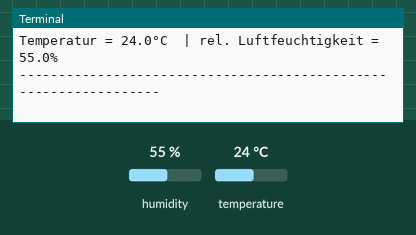
Recording of a program running on a simulated Raspberry Pi (BCM pin numbers). Parts: the last lines printed to the terminal. The inputs (shaded band) are chosen by the test bench; at power-on: humidity 55 %, temperature 24 °C.

Above: at 1.2 s.
1.3 s: humidity set to 22 %
At 4.1 s:
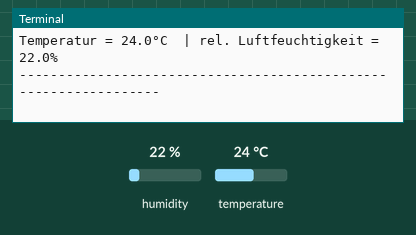
4.7 s: temperature set to 12 °C
At 7.0 s:
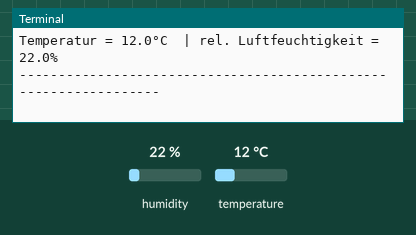
8.1 s: humidity set to 40 %
At 8.7 s:
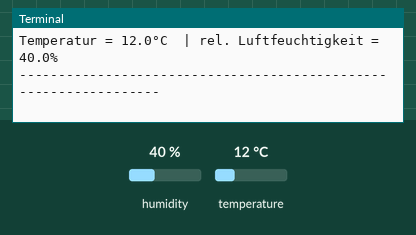
Timing chart, 0 to 11.1 s (numbered marks = the images above; inputs shaded):
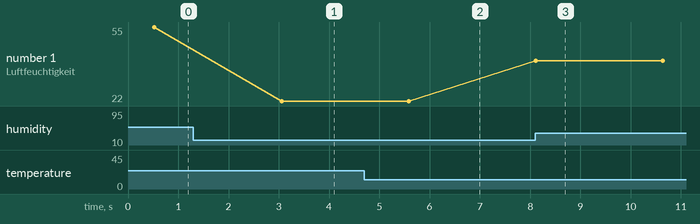

Measured:
- after the input at 1.3 s, the terminal: prints a new line after 1.8 s (image 1)
- after the input at 4.7 s, the terminal: prints a new line after 0.88 s (image 2)
- after the input at 8.1 s, the terminal: prints a new line at once (image 3)
- plotted number 1: 55 → 22 after the input at 1.3 s, 22 → 40 after the input at 8.1 s

The program:

temp-humidity.py
```python
#!/usr/bin/python
# coding=utf-8

# Benoetigte Module werden importiert und eingerichtet
import RPi.GPIO as GPIO
import Adafruit_DHT
import time

sleeptime = 2

# Sensor should be set to Adafruit_DHT.DHT11, Adafruit_DHT.DHT22, or Adafruit_DHT.AM2302.
DHTSensor = Adafruit_DHT.DHT11
#DHTSensor = Adafruit_DHT.AM2302

GPIO_Pin = 15

print('STRG +C to stop')

try:
    while(1):

        Luftfeuchte, Temperatur = Adafruit_DHT.read_retry(DHTSensor, GPIO_Pin)

        print("-----------------------------------------------------------------")
        if Luftfeuchte is not None and Temperatur is not None:
            print('Temperatur = {0:0.1f}°C  | rel. Luftfeuchtigkeit = {1:0.1f}%'.format(Temperatur, Luftfeuchte))
        else:
            print('Fehler beim Auslesen - Bitte warten auf nächsten Versuch!')
        print("-----------------------------------------------------------------")
        time.sleep(sleeptime)
except KeyboardInterrupt:
    GPIO.cleanup()
```
